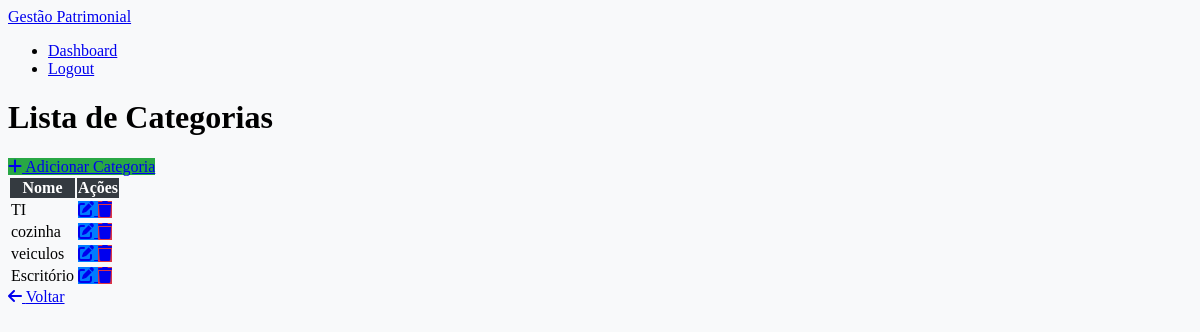
Page /categorias/ (signed in) on the earlier database version.
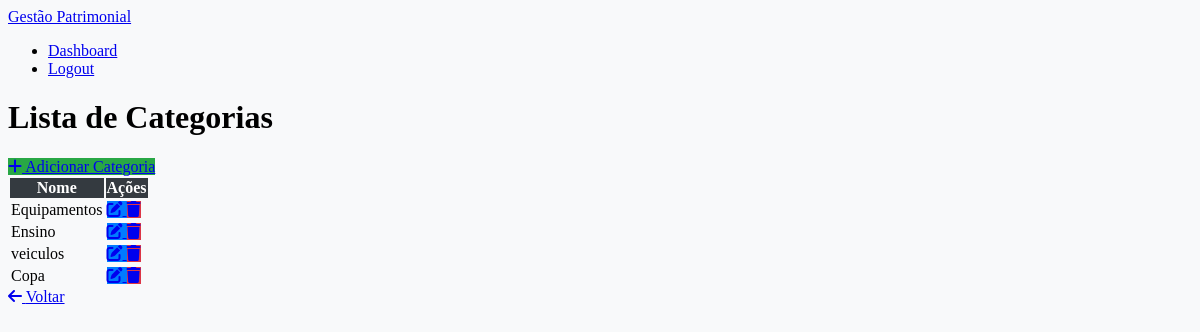
Same page on the later database version.
### gestao_patrimonio/models.py (models this page shows, shortened)
class Categoria(models.Model):
    nome = models.CharField(max_length=255, unique=True)
    descricao = models.TextField(blank=True, null=True)

### gestao_patrimonio/views.py (the view)
# urls.py: path('categorias/', views.categoria_list, name='categoria_list'),
@login_required
def categoria_list(request):
    categorias = Categoria.objects.all()
    return render(request, 'categorias/categoria_list.html', {'categorias': categorias})

### gestao_patrimonio/templates/categorias/categoria_list.html (shortened to what this page needs)
{% extends 'base.html' %}
{% block content %}
<div class="container mt-5">
    <h1 class="text-center mb-4">Lista de Categorias</h1>
    <div class="d-flex justify-content-between align-items-center mb-4">
        <a href="{% url 'categoria_create' %}" class="btn btn-success">
            <i class="fas fa-plus"></i> Adicionar Categoria
        </a>
    </div>
    <div class="table-responsive">
        <table class="table table-striped table-hover">
            <thead class="thead-dark">
                <tr>
                    <th scope="col">Nome</th>
                    <th scope="col">Ações</th>
                </tr>
            </thead>
            <tbody>
                {% for categoria in categorias %}
                <tr>
                    <td>{{ categoria.nome }}</td>
                    <td>
                        <a href="{% url 'categoria_update' categoria.pk %}" class="btn btn-sm btn-primary" title="Editar">
                            <i class="fas fa-edit"></i>
                        </a>
                        <a href="{% url 'categoria_delete' categoria.pk %}" class="btn btn-sm btn-danger" title="Excluir">
                            <i class="fas fa-trash"></i>
                        </a>
                    </td>
                </tr>
                {% empty %}
                <tr>
                    <td colspan="2" class="text-center">Nenhuma categoria cadastrada.</td>
                </tr>
                {% endfor %}
            </tbody>
        </table>
    </div>
</div>
<link href="https://cdnjs.cloudflare.com/ajax/libs/font-awesome/6.0.0-beta3/css/all.min.css" rel="stylesheet">
<div class="text-center mt-4">
    <a href="{% url 'dashboard' %}" class="btn btn-secondary">
        <i class="fas fa-arrow-left"></i> Voltar
    </a>
</div>
{% endblock %}

Differences in the rows shown:
removed Categoria: nome "TI"
removed Categoria: nome "cozinha"
removed Categoria: nome "Escritório"
added Categoria: nome "Equipamentos"
added Categoria: nome "Ensino"
added Categoria: nome "Copa"
